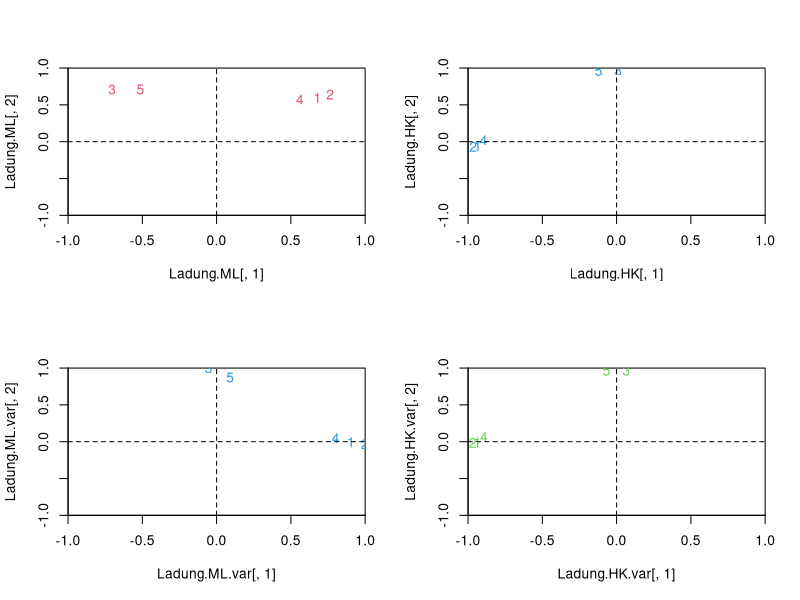

R code for this plot:
############################################################################
### Aufgabe 13

stkor = as.matrix(read.table("korrelationen.txt", header = T))
(EW = eigen(stkor)$values)
bartlett.faktor = function(n, e, m, alpha) {
  p = length(e)
  e.mp = e[(m + 1):p]
  Ts = (n - (2 * p + 11) / 6) * ((p - m) * log(mean(e.mp)) - sum(log(e.mp)))
  fhg = (p - m + 2) * (p - m - 1) / 2
  k = qchisq(1 - alpha, fhg)
  Erg = ifelse(Ts > k, "H0 ablehnen", "H0 nicht ablehnen")
  out = list(Ts, k, Erg)
  return(out)
}
bartlett.faktor(100, EW, 1, 0.05)
EV = eigen(stkor)$vectors
L1 = as.matrix(sqrt(EW[1]) * EV[, 1], ncol = 1)
abw = stkor - (L1 %*% t(L1))
diag(abw) = rep(0, 5)
max(abs(abw))
max(abs(abw[upper.tri(abw)]))
(Ladung.HK = cbind(sqrt(EW[1]) * EV[, 1], sqrt(EW[2]) * EV[, 2]))
(ML = factanal(
  covmat = as.matrix(stkor),
  factors = 2,
  rotation = "none"
))
(Ladung.ML = ML$loadings)
loadings(ML)
h.HK = rowSums(Ladung.HK ^ 2)
h.ML = rowSums(Ladung.ML ^ 2)
cbind(h.HK, h.ML)
anVar.HK = colSums(Ladung.HK ^ 2) / nrow(stkor)
anVar.ML = colSums(Ladung.ML ^ 2) / nrow(stkor)
cbind(anVar.HK, anVar.ML)
apply(cbind(anVar.HK, anVar.ML), MARGIN = 2, FUN = cumsum)
(ML.var = varimax(Ladung.ML))
factanal(covmat = as.matrix(stkor),
         factors = 2,
         rotation = "varimax")
Ladung.ML %*% ML.var$rotmat
(HK.var = varimax(Ladung.HK))
Ladung.ML.var = ML.var$loadings
Ladung.HK.var = HK.var$loadings
par(mfrow = c(2, 2))
plot(
  Ladung.ML[, 1],
  Ladung.ML[, 2],
  type = "n",
  ylim = c(-1, 1),
  xlim = c(-1, 1),
  xaxs = "i",
  yaxs = "i"
)
text(Ladung.ML[, 1], Ladung.ML[, 2], labels = 1:5, col = 2)
abline(v = 0, lty = 2)
abline(h = 0, lty = 2)
plot(
  Ladung.HK[, 1],
  Ladung.HK[, 2],
  type = "n",
  ylim = c(-1, 1),
  xlim = c(-1, 1),
  xaxs = "i",
  yaxs = "i"
)
text(Ladung.HK[, 1], Ladung.HK[, 2], labels = 1:5, col = 4)
abline(v = 0, lty = 2)
abline(h = 0, lty = 2)
plot(
  Ladung.ML.var[, 1],
  Ladung.ML.var[, 2],
  type = "n",
  ylim = c(-1, 1),
  xlim = c(-1, 1),
  xaxs = "i",
  yaxs = "i"
)
text(Ladung.ML.var[, 1],
     Ladung.ML.var[, 2],
     labels = 1:5,
     col = 4)
abline(v = 0, lty = 2)
abline(h = 0, lty = 2)
plot(
  Ladung.HK.var[, 1],
  Ladung.HK.var[, 2],
  type = "n",
  ylim = c(-1, 1),
  xlim = c(-1, 1),
  xaxs = "i",
  yaxs = "i"
)
text(Ladung.HK.var[, 1],
     Ladung.HK.var[, 2],
     labels = 1:5,
     col = 3)
abline(v = 0, lty = 2)
abline(h = 0, lty = 2)
